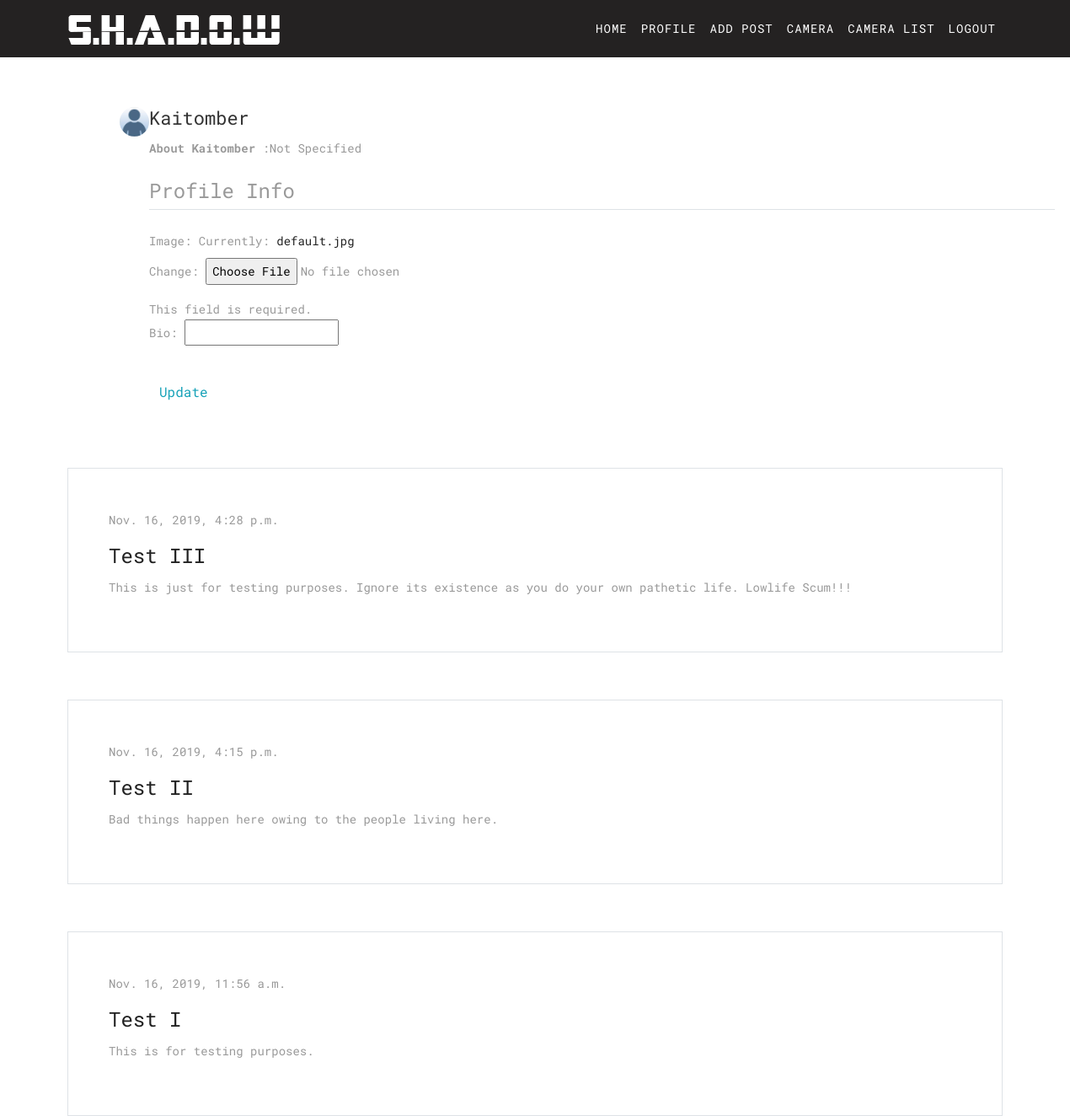
/profile/ (signed in), run on the app's committed database.
### users/models.py (models this page shows, shortened)
class Profile(models.Model):
    user = models.OneToOneField(User, on_delete=models.CASCADE)
    image = models.ImageField(default='default.jpg', upload_to='profile_pics')
    bio = models.CharField(
        max_length=50, default='Not Specified', null=True)

### blog/models.py (models this page shows, shortened)
class Post(models.Model):
    CRIMETYPE_CHOICES = (('White-Collar Crime','White-Collar Crime'),('Robbery','Robbery'),('Rape','Rape'),(' Murder',' Murder'),('Crimes Against Morality','Crimes Against Morality'),('Illegal goods','Illegal goods'))
    STATE_CHOICES = (("Select State","Select State"),("Andhra Pradesh","Andhra Pradesh"),("Arunachal Pradesh ","Arunachal Pradesh "),("Assam","Assam"),("Bihar","Bihar"),("Chhattisgarh","Chhattisgarh"),("Goa","Goa"),("Gujarat","Gujarat"),("Haryana","Haryana"),("Himachal Pradesh","Himachal Pradesh"),("Jammu and Kashmir ","Jammu and Kashmir "),("Jharkhand","Jharkhand"),("Karnataka","Karnataka"),("Kerala","Kerala"),("Madhya Pradesh","Madhya Pradesh"),("Maharashtra","Maharashtra"),("Manipur","Manipur"),("Meghalaya","Meghalaya"),("Mizoram","Mizoram"),("Nagaland","Nagaland"),("Odisha","Odisha"),("Punjab","Punjab"),("Rajasthan","Rajasthan"),("Sikkim","Sikkim"),("Tamil Nadu","Tamil Nadu"),("Telangana","Telangana"),("Tripura","Tripura"),("Uttar Pradesh","Uttar Pradesh"),("Uttarakhand","Uttarakhand"),("West Bengal","West Bengal"),("Andaman and Nicobar Islands","Andaman and Nicobar Islands"),("Chandigarh","Chandigarh"),("Dadra and Nagar Haveli","Dadra and Nagar Haveli"),("Daman and Diu","Daman and Diu"),("Lakshadweep","Lakshadweep"),("National Capital Territory of Delhi","National Capital Territory of Delhi"),("Puducherry","Puducherry"))
    title = models.CharField(max_length=100)
    crimetype = models.CharField(max_length=100, default='not provided', choices = CRIMETYPE_CHOICES)
    location = models.TextField(max_length=60)
    content = models.TextField(max_length=300)
    date_posted = models.DateTimeField(default=timezone.now)
    author = models.ForeignKey(User, on_delete=models.CASCADE)
    country = models.CharField(max_length=20, default="India")
    upvotes = models.ManyToManyField(User, related_name='upvotes', blank=True)
    downvotes = models.ManyToManyField(User, related_name='downvotes', blank=True)
    state = models.CharField(max_length=100, default='not provided', choices = STATE_CHOICES)
    city = models.CharField(max_length=20, default='not provided')
    pincode = models.CharField('Pincode', validators=[
                               MinLengthValidator(6)], max_length=6, default='not provided')
    photo1 = models.ImageField(upload_to='post_pics',
                               blank='True')
    photo2 = models.ImageField(upload_to='post_pics',
                               blank='True')
    photo3 = models.ImageField(upload_to='post_pics',
                               blank='True')
    photo4 = models.ImageField(upload_to='post_pics',
                               blank='True')

### users/views.py (the view)
# urls.py: path('profile/', user_views.profile, name='profile'),
@login_required
def profile(request):
    user = request.user
    if request.method == 'POST':
        p_form = ProfileUpdateForm(
            request.POST, request.FILES, instance=user.profile)
        if p_form.is_valid():
            p_form.save()
            messages.success(request, f'Your profile has been updated!')
            return redirect('profile')
    else:
        p_form = ProfileUpdateForm(
            request.POST, request.FILES, instance=user.profile)
    user_posts = Post.objects.filter(
        author=request.user).order_by('-date_posted')
    context = {
        'p_form': p_form,
        'user_posts': user_posts
    }
    return render(request, 'users/profile.html', context)

### users/forms.py
class ProfileUpdateForm(ModelForm):
    class Meta:
        model = Profile
        fields = ['image', 'bio']

### users/templates/users/profile.html (shortened to what this page needs)
{% load static %}
<!DOCTYPE html>
<html lang="en">
<link rel="stylesheet" href="{% static "css/bootstrap.min.css" %}">
<link rel="stylesheet" href="{% static "style.css" %}">
<link rel="stylesheet" href="{% static "css/responsive.css" %}">
<link rel="stylesheet" href="{% static "css/custom.css" %}">
</head>
<body class="politics_version">
	<nav class="navbar navbar-expand-lg navbar-dark fixed-top" id="mainNav" style="background-color: #242222">
		<div class="container">
			<a class="navbar-brand js-scroll-trigger" href="#page-top">
				<img class="img-fluid" src="{% static "images/test.png" %}" alt="" />
			</a>
			<div class="collapse navbar-collapse" id="navbarResponsive">
				<ul class="navbar-nav text-uppercase ml-auto">
					{% if user.is_authenticated %}
					<li class="nav-item">
						<a class="nav-link" href="{% url 'blog-home' %}">Home</a>
					</li>
					<li class="nav-item">
						<a class="nav-link" href="{% url 'profile' %}">Profile</a>
					</li>
					<li class="nav-item">
						<a class="nav-link" href="{% url 'post-create' %}">Add Post</a>
					</li>
					<li class="nav-item">
						<a class="nav-link" href="{% url 'register-camera' %}">Camera</a>
					</li>
					<li class="nav-item">
						<a class="nav-link" href="{% url 'cameraslist' %}">Camera List</a>
					</li>
					<li class="nav-item">
						<a class="nav-link" href="{% url 'logout' %}">Logout</a>
					</li>
					{% endif %}
				</ul>
			</div>
		</div>
	</nav>
	{% block content %}
	<div class="container" style="margin: 10%;margin-bottom: 2%;">
		<div class="content-section">
			<div class="media">
				<img id="page-top" class="rounded-circle account-img" src="{{ user.profile.image.url }}" height="35px"
					width="35px">
				<div class="media-body">
					<h2 class="account-heading">{{ user.username }}</h2>
					<p class="article-content"><b>About {{ user.username }}</b> :{{ user.profile.bio }}</p>
					<form method="POST" enctype="multipart/form-data">
						<fieldset class="form-group">
							<legend class="border-bottom mb-4">Profile Info</legend>
							{{ p_form.as_p }}
						</fieldset>
						<div class="form-group">
							<button class="btn btn-outline-info" type="submit">Update</button>
						</div>
					</form>
				</div>
			</div>
		</div>
	</div>
	<div class="container">
		{% for Post in user_posts %}
		<div class="post border p-5" style="margin-top:5%">
			<div class="date">
				<p>{{ Post.date_posted }}</p>
			</div>
			<h1><a href="{% url 'post-detail' pk=Post.pk %}">{{ Post.title }}</a></h1>
			<p>{{ Post.content }}</p>
		</div>
		{% endfor %}
	</div>
	{% endblock content %}
</body>
</html>

### blog/static/style.css (style rules this page uses)
body { color: #999999; font-size: 14px; font-family: 'Roboto Mono', monospace; line-height: 1.80857; }
html, body { height: 100%; }
a { color: #1f1f1f; text-decoration: none !important; outline: none !important; -webkit-transition: all .3s ease-in-out; -moz-transition: all .3s ease-in-out; -ms-transition: all .3s ease-in-out; -o-transition: all .3s ease-in-out; transition: all .3s ease-in-out; }
h1, h2, h3, h4, h5, h6 { letter-spacing: 0; font-weight: normal; position: relative; padding: 0 0 10px 0; font-weight: normal; line-height: 120% !important; color: #333333; margin: 0 }
h1 { font-size: 24px }
h2 { font-size: 22px }
h1 a, h2 a, h3 a, h4 a, h5 a, h6 a { color: #212121; text-decoration: none!important; opacity: 1 }
a { color: #222222; text-decoration: none; outline: none; }
a, .btn { text-decoration: none !important; outline: none !important; -webkit-transition: all .3s ease-in-out; -moz-transition: all .3s ease-in-out; -ms-transition: all .3s ease-in-out; -o-transition: all .3s ease-in-out; transition: all .3s ease-in-out; }
ul, li, ol { margin: 0px; list-style: none; padding: 0px; }
.navbar-dark .navbar-nav .nav-link { color: #ffffff; letter-spacing: 1px; font-size: 14px; position: relative; }
.navbar-dark .navbar-nav .nav-link::after { content: ''; width: 0; height: 3px; background: #ffffff; position: absolute; bottom: 0; left: 0; right: 0; text-align: center; margin: 0 auto; border-radius: 0px; -webkit-transition: all .5s; transition: all .5s; z-index: -1; }
.form-group { position: relative; }
.btn { border: 0 !important; }

### users/templates/users/profile.html (style rules this page uses)
#mainNav { opacity: 70%; transition: opacity 1s; }

### data on the page
Post: date_posted "Nov. 16, 2019, 4:28 p.m.", title "Test III", content "This is just for testing purposes. Ignore its existence as you do your own pathetic life. Lowlife Scum!!!"
Post: date_posted "Nov. 16, 2019, 4:15 p.m.", title "Test II", content "Bad things happen here owing to the people living here."
Post: date_posted "Nov. 16, 2019, 11:56 a.m.", title "Test I", content "This is for testing purposes."

### other printed values
{{ user.username }} "Kaitomber"
{{ user.profile.bio }} "Not Specified"
